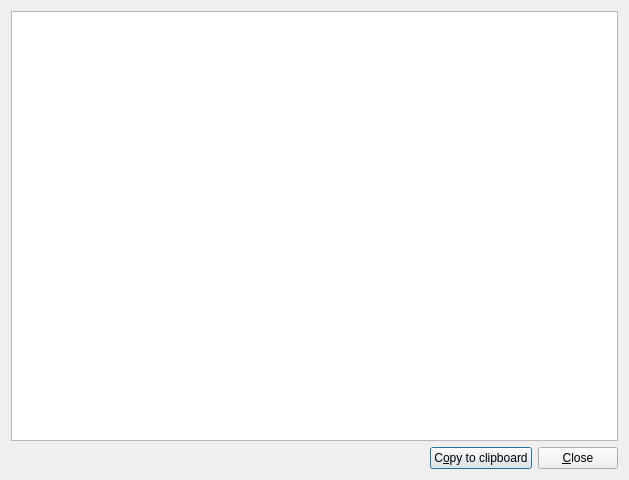
<?xml version="1.0" encoding="UTF-8"?>
<ui version="4.0">
 <class>mtx::gui::TextDisplayDialog</class>
 <widget class="QDialog" name="mtx::gui::TextDisplayDialog">
  <property name="geometry">
   <rect>
    <x>0</x>
    <y>0</y>
    <width>629</width>
    <height>480</height>
   </rect>
  </property>
  <property name="windowTitle">
   <string notr="true"/>
  </property>
  <layout class="QVBoxLayout" name="verticalLayout">
   <item>
    <widget class="QTextBrowser" name="text">
     <property name="html">
      <string notr="true">&lt;!DOCTYPE HTML PUBLIC &quot;-//W3C//DTD HTML 4.0//EN&quot; &quot;http://www.w3.org/TR/REC-html40/strict.dtd&quot;&gt;
&lt;html&gt;&lt;head&gt;&lt;meta name=&quot;qrichtext&quot; content=&quot;1&quot; /&gt;&lt;style type=&quot;text/css&quot;&gt;
p, li { white-space: pre-wrap; }
&lt;/style&gt;&lt;/head&gt;&lt;body style=&quot; font-family:'Noto Sans'; font-size:10pt; font-weight:400; font-style:normal;&quot;&gt;
&lt;p style=&quot;-qt-paragraph-type:empty; margin-top:0px; margin-bottom:0px; margin-left:0px; margin-right:0px; -qt-block-indent:0; text-indent:0px; font-family:'Ubuntu';&quot;&gt;&lt;br /&gt;&lt;/p&gt;&lt;/body&gt;&lt;/html&gt;</string>
     </property>
     <property name="textInteractionFlags">
      <set>Qt::LinksAccessibleByKeyboard|Qt::LinksAccessibleByMouse|Qt::TextBrowserInteraction|Qt::TextSelectableByKeyboard|Qt::TextSelectableByMouse</set>
     </property>
     <property name="openExternalLinks">
      <bool>true</bool>
     </property>
    </widget>
   </item>
   <item>
    <layout class="QHBoxLayout" name="horizontalLayout_2">
     <item>
      <spacer name="horizontalSpacer">
       <property name="orientation">
        <enum>Qt::Horizontal</enum>
       </property>
       <property name="sizeHint" stdset="0">
        <size>
         <width>40</width>
         <height>20</height>
        </size>
       </property>
      </spacer>
     </item>
     <item>
      <widget class="QPushButton" name="pbCopyToClipboard">
       <property name="text">
        <string>C&amp;opy to clipboard</string>
       </property>
      </widget>
     </item>
     <item>
      <widget class="QPushButton" name="pbClose">
       <property name="text">
        <string>&amp;Close</string>
       </property>
      </widget>
     </item>
    </layout>
   </item>
  </layout>
 </widget>
 <tabstops>
  <tabstop>text</tabstop>
 </tabstops>
 <resources/>
 <connections/>
</ui>
